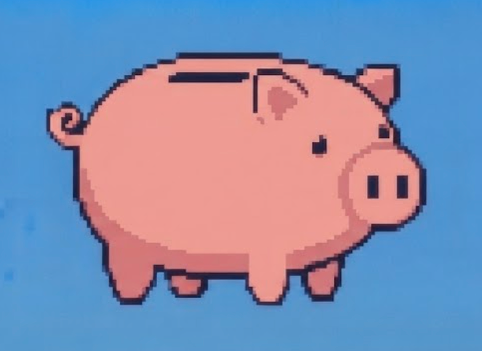
#> input picture reference/piggybank.png, 482 x 351 px
$ python crop_piggybank.py
#> lines starting #> are read from the running program, lines starting #| are printed output that depends on the picture
from PIL import Image
import numpy as np

SRC = "piggybank.png"
OUT = "_piggybank_crop.png"
DEST = "../assets/sprites/props/piggybank.png"
TARGET_H = 48  # matches PROP_TARGET_H in finalize.py

img = Image.open(SRC).convert("RGB")
arr = np.array(img).astype(int)
h, w, _ = arr.shape
#> h = 351; w = 482

# Background is a soft vignette (not flat), so distance to a single corner
# sample isn't reliable across the whole frame — use the nearest of all 4
# corners instead, which tracks the gradient well enough that the pig
# (pink/black, far from blue in any corner) still separates cleanly.
corners = np.array([arr[0, 0], arr[0, w - 1], arr[h - 1, 0], arr[h - 1, w - 1]])
#> corners = [[53, 149, 223], [61, 148, 220], [87, 153, 203], [87, 150, 201]]
diffs = arr[:, :, None, :] - corners[None, None, :, :]
dist = np.sqrt((diffs ** 2).sum(axis=3)).min(axis=2)
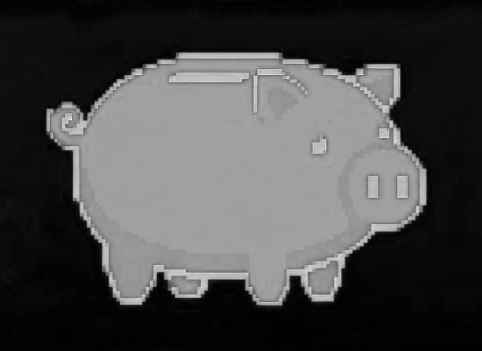
#> dist: shape (351, 482) float64; min 0, max 239.6, mean 71.9

alpha = np.clip((dist - 40) / (100 - 40) * 255, 0, 255).astype("uint8")
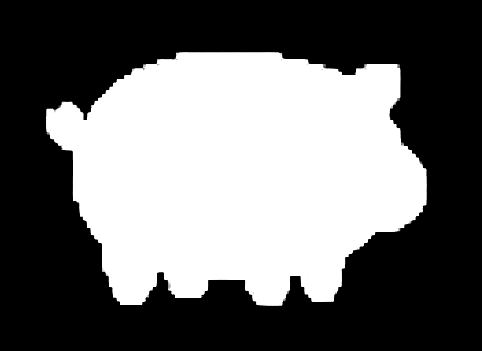
#> alpha: shape (351, 482); min 0, max 255, mean 108.2
rgba = np.dstack([arr, alpha]).astype("uint8")
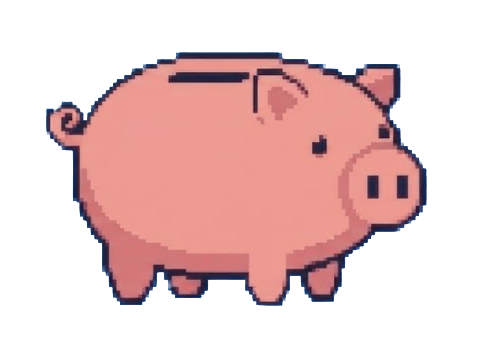
#> rgba: shape (351, 482, 4); mean R, G, B, A 132.9, 142.4, 175.8, 108.2; transparent parts drawn white
cutout = Image.fromarray(rgba, "RGBA")

bbox = cutout.getbbox()
#> bbox = (46, 52, 427, 306)
cropped = cutout.crop(bbox)
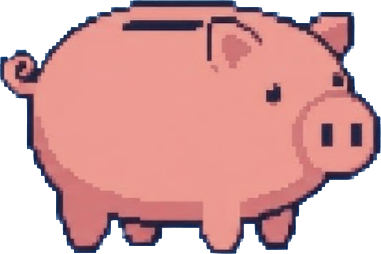
#> cropped: PIL image 381x254 RGBA; mean R, G, B, A 173.1, 136.7, 150.9, 189.1; transparent parts drawn white
cropped.save(OUT)

cw, chh = cropped.size
#> cw = 381; chh = 254
scale = TARGET_H / chh
#> scale = 0.189
resized = cropped.resize((max(1, round(cw * scale)), TARGET_H), Image.NEAREST)
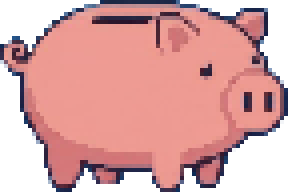
#> resized: PIL image 72x48 RGBA (shown 4 times larger); mean R, G, B, A 173.2, 136.8, 151, 189.3; transparent parts drawn white
resized.save(DEST)
print("cropped", bbox, "->", cropped.size, "-> resized", resized.size)
#| cropped (46, 52, 427, 306) -> (381, 254) -> resized (72, 48)
